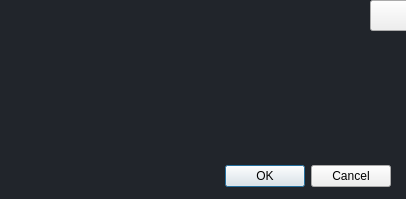
<?xml version="1.0" encoding="UTF-8"?>
<ui version="4.0">
 <class>Dialog</class>
 <widget class="QDialog" name="Dialog">
  <property name="geometry">
   <rect>
    <x>0</x>
    <y>0</y>
    <width>406</width>
    <height>199</height>
   </rect>
  </property>
  <property name="windowTitle">
   <string>Dialog</string>
  </property>
  <property name="windowIcon">
   <iconset resource="../RCC/res.qrc">
    <normaloff>:/windows/Text.png</normaloff>:/windows/Text.png</iconset>
  </property>
  <property name="styleSheet">
   <string notr="true"/>
  </property>
  <widget class="QDialogButtonBox" name="buttonBox">
   <property name="geometry">
    <rect>
     <x>10</x>
     <y>160</y>
     <width>381</width>
     <height>32</height>
    </rect>
   </property>
   <property name="orientation">
    <enum>Qt::Horizontal</enum>
   </property>
   <property name="standardButtons">
    <set>QDialogButtonBox::Cancel|QDialogButtonBox::Ok</set>
   </property>
  </widget>
  <widget class="QTextBrowser" name="textBrowser">
   <property name="geometry">
    <rect>
     <x>60</x>
     <y>30</y>
     <width>341</width>
     <height>121</height>
    </rect>
   </property>
   <property name="styleSheet">
    <string notr="true">border:none;
background-color: transparent;
color:#fff;
font: &quot;黑体&quot;;</string>
   </property>
   <property name="markdown">
    <string/>
   </property>
  </widget>
  <widget class="QLabel" name="label">
   <property name="geometry">
    <rect>
     <x>0</x>
     <y>0</y>
     <width>406</width>
     <height>282</height>
    </rect>
   </property>
   <property name="styleSheet">
    <string notr="true">background-color:#21252b;
border:none;</string>
   </property>
   <property name="text">
    <string/>
   </property>
  </widget>
  <widget class="QLabel" name="label_2">
   <property name="geometry">
    <rect>
     <x>10</x>
     <y>10</y>
     <width>41</width>
     <height>51</height>
    </rect>
   </property>
   <property name="text">
    <string/>
   </property>
   <property name="pixmap">
    <pixmap resource="../RCC/res.qrc">:/control/information.png</pixmap>
   </property>
  </widget>
  <widget class="QPushButton" name="pushButton">
   <property name="geometry">
    <rect>
     <x>370</x>
     <y>0</y>
     <width>41</width>
     <height>31</height>
    </rect>
   </property>
   <property name="text">
    <string/>
   </property>
   <property name="icon">
    <iconset resource="../RCC/res.qrc">
     <normaloff>:/control/exit.png</normaloff>:/control/exit.png</iconset>
   </property>
  </widget>
  <zorder>label</zorder>
  <zorder>buttonBox</zorder>
  <zorder>textBrowser</zorder>
  <zorder>label_2</zorder>
  <zorder>pushButton</zorder>
 </widget>
 <resources>
  <include location="../RCC/res.qrc"/>
 </resources>
 <connections>
  <connection>
   <sender>buttonBox</sender>
   <signal>accepted()</signal>
   <receiver>Dialog</receiver>
   <slot>accept()</slot>
   <hints>
    <hint type="sourcelabel">
     <x>248</x>
     <y>254</y>
    </hint>
    <hint type="destinationlabel">
     <x>157</x>
     <y>274</y>
    </hint>
   </hints>
  </connection>
  <connection>
   <sender>buttonBox</sender>
   <signal>rejected()</signal>
   <receiver>Dialog</receiver>
   <slot>reject()</slot>
   <hints>
    <hint type="sourcelabel">
     <x>316</x>
     <y>260</y>
    </hint>
    <hint type="destinationlabel">
     <x>286</x>
     <y>274</y>
    </hint>
   </hints>
  </connection>
 </connections>
</ui>
